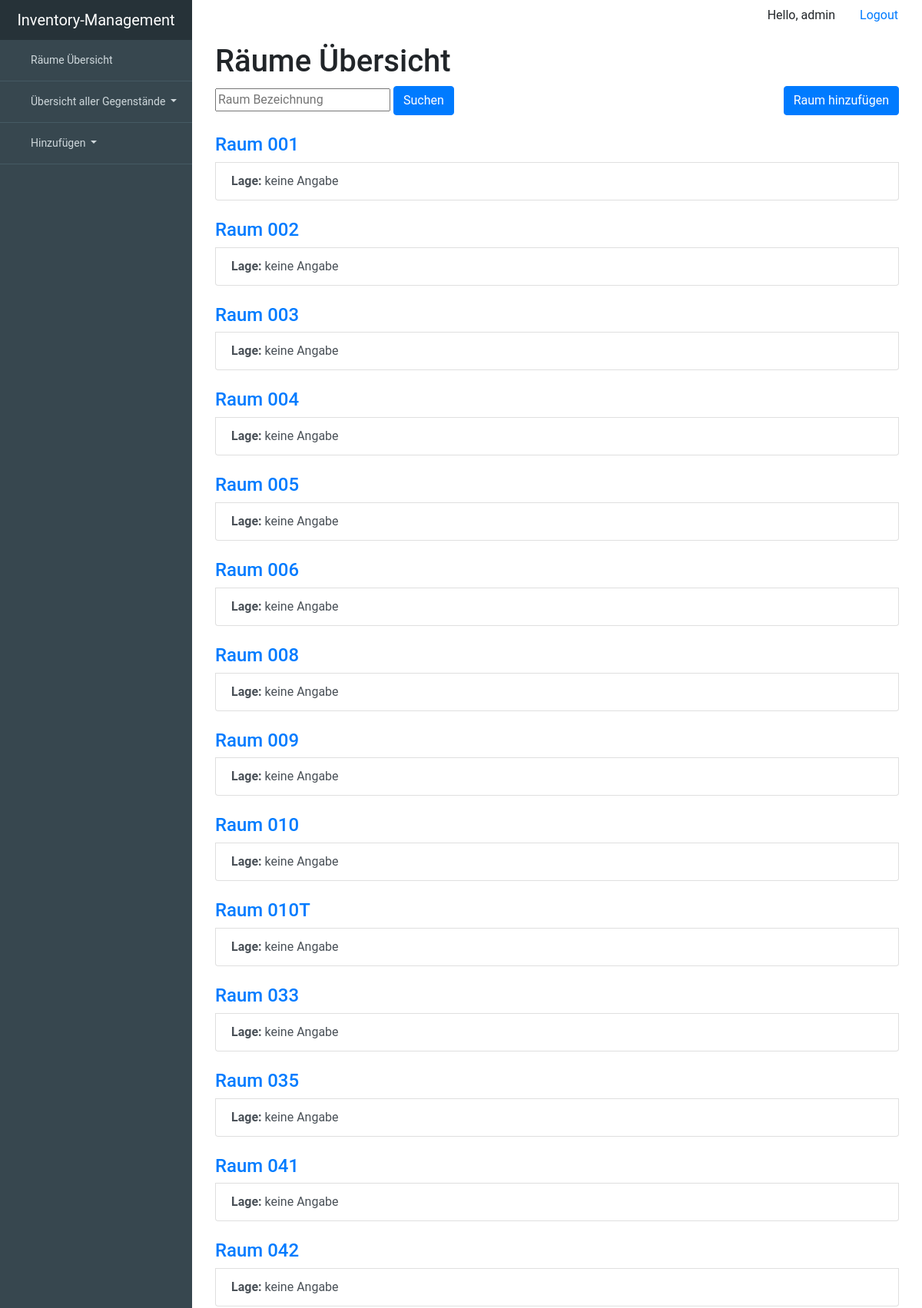
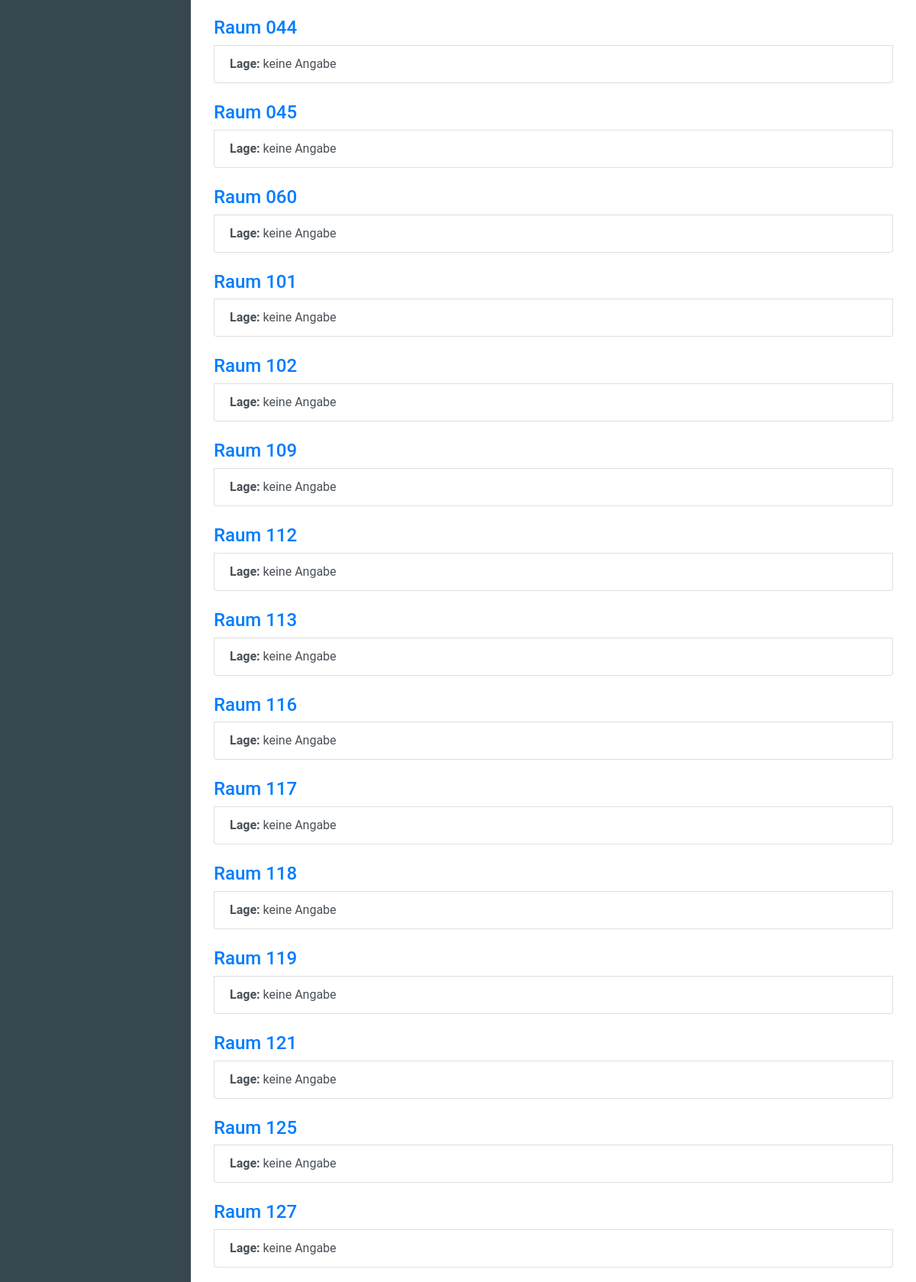
The page /room/all/ (signed in, upper part) on the database its author committed (2 pictures, top to bottom).
### inventory_managementsentials/models.py (models this page shows, shortened)
class Room(models.Model):
    description = models.CharField(max_length=99, unique=True, primary_key=True)
    location = models.ForeignKey('Location', null=True, on_delete=models.SET_NULL, blank=True)
    blackboard = models.BooleanField(blank=True, null=True)
    chair = models.DecimalField(blank=True, max_digits=3, decimal_places=0, null=True)
    table = models.DecimalField(blank=True, max_digits=3, decimal_places=0, null=True)
    class Meta:
        verbose_name = "room"
        verbose_name_plural = "rooms"

### inventory_managementsentials/views.py (the view)
# urls.py: url(r'^room/all/$', views.RoomView.as_view(), name='RoomView'),
class RoomView(LoginRequiredMixin, generic.ListView):
    login_url = 'inventory_managementsentials:login'
    template_name = 'inventory_managementsentials/all/all_rooms.html'
    context_object_name = "room_list"
    def get_queryset(self):
        filter_description = self.request.GET.get('room_description', None)
        if filter_description is not None:
            return Room.objects.filter(description__icontains=filter_description)
        else:
            return Room.objects.order_by('description')

### inventory_managementsentials/templates/inventory_managementsentials/all/all_rooms.html (shortened to what this page needs)
{% extends "inventory_managementsentials/base.html" %}
{% block content %}
    <div class="container">
        <header>
            <div class="editor-indent">
                <div class="inner">
                    <h1>Räume Übersicht </h1>
                </div>
            </div>
        </header>
        <div>
            <form method="GET" action="/room/all">
                <input type="text" placeholder="Raum Bezeichnung" name="room_description">
                <button type="submit" class="btn btn-primary">Suchen</button>
                <a href='/add/room/' class="btn btn-primary"style="float:right">Raum hinzufügen</a>
            </form>
        </div>
        <div class="whatever_else_you_need">
            {% if room_list %}
                {% for room in room_list %}
                    <div class="list-group">
                    <br>
                       <h4> <a href="{% url 'inventory_managementsentials:room' room.description %}" class="list-group-itemlist-group-item-action active">Raum {{ room.description }}</a></h4>
                        <a href="#" class="list-group-item list-group-item-action"><strong>Lage: </strong>{{ room.location|default_if_none:"keine Angabe" }}</a>
                    </div>
                {% endfor %}
        </div>
            {% else %}
                <p>Keine Räume vorhanden</p>
            {% endif %}
    </div>
{% endblock %}

### inventory_managementsentials/templates/inventory_managementsentials/base.html (shortened to what this page needs)
{% load static %}
<!DOCTYPE html>
<html lang="de">
<head>
    <link rel="stylesheet"
          href="https://stackpath.bootstrapcdn.com/bootstrap/4.4.1/css/bootstrap.min.css"
>
</head>
<body>
<div id="viewport">
  <div id="sidebar">
    <header>
      <a href="#">Inventory-Management</a>
    </header>
    <ul class="nav flex-column">
      <li class="nav-item">
        <a class="nav-link" href="{% url 'inventory_managementsentials:RoomView' %}">
           Räume Übersicht
        </a>
      </li>
        <li class="nav-item dropdown">
      <a class="nav-link dropdown-toggle" href="#" id="navbardrop" data-toggle="dropdown">
          Übersicht aller Gegenstände
      </a>
    </li>
        <li class="nav-item dropdown">
      <a class="nav-link dropdown-toggle" href="#" id="navbardrop" data-toggle="dropdown">
          Hinzufügen
      </a>
    </li>
    </ul>
  </div>
      <div class="container" >
        <ul class="nav justify-content-end">
            <li class="nav-item">
                <p class="nav-link">Hello, {{ request.user }}</p>
            </li>
          <li class="nav-item">
            <a class="nav-link" href="{% url 'inventory_managementsentials:logout' %}">Logout</a>
          </li>
        </ul>
      </div>
<div id="content">
    <div class="container-fluid">
      {% block content %}
      {% endblock content %}
    </div>
  </div>
</div>
</body>
</html>

### inventory_managementsentials/templates/inventory_managementsentials/base.html (style rules this page uses)
body { overflow-x: hidden; font-family: 'Roboto', sans-serif; font-size: 16px; }
#viewport { padding-left: 250px; -webkit-transition: all 0.5s ease; -moz-transition: all 0.5s ease; -o-transition: all 0.5s ease; transition: all 0.5s ease; }
#content { width: 100%; position: relative; margin-right: 0; }
#sidebar { z-index: 1000; position: fixed; left: 250px; width: 250px; height: 100%; margin-left: -250px; overflow-y: auto; background: #37474F; -webkit-transition: all 0.5s ease; -moz-transition: all 0.5s ease; -o-transition: all 0.5s ease; transition: all 0.5s ease; }
#sidebar header { background-color: #263238; font-size: 20px; line-height: 52px; text-align: center; }
#sidebar header a { color: #fff; display: block; text-decoration: none; }
#sidebar .nav a { background: none; border-bottom: 1px solid #455A64; color: #CFD8DC; font-size: 14px; padding: 16px 24px; }

### rows shown on the page
Room: description "001", location "keine Angabe"
Room: description "002", location "keine Angabe"
Room: description "003", location "keine Angabe"
Room: description "004", location "keine Angabe"
Room: description "005", location "keine Angabe"
Room: description "006", location "keine Angabe"
Room: description "008", location "keine Angabe"
Room: description "009", location "keine Angabe"
Room: description "010", location "keine Angabe"
Room: description "010T", location "keine Angabe"
Room: description "033", location "keine Angabe"
Room: description "035", location "keine Angabe"
Room: description "041", location "keine Angabe"
Room: description "042", location "keine Angabe"
Room: description "044", location "keine Angabe"
Room: description "045", location "keine Angabe"
Room: description "060", location "keine Angabe"
Room: description "101", location "keine Angabe"
Room: description "102", location "keine Angabe"
Room: description "109", location "keine Angabe"
Room: description "112", location "keine Angabe"
Room: description "113", location "keine Angabe"
Room: description "116", location "keine Angabe"
Room: description "117", location "keine Angabe"
Room: description "118", location "keine Angabe"
Room: description "119", location "keine Angabe"
Room: description "121", location "keine Angabe"
Room: description "125", location "keine Angabe"
Room: description "127", location "keine Angabe"

### other values the page prints
{{ request.user }} "admin"
